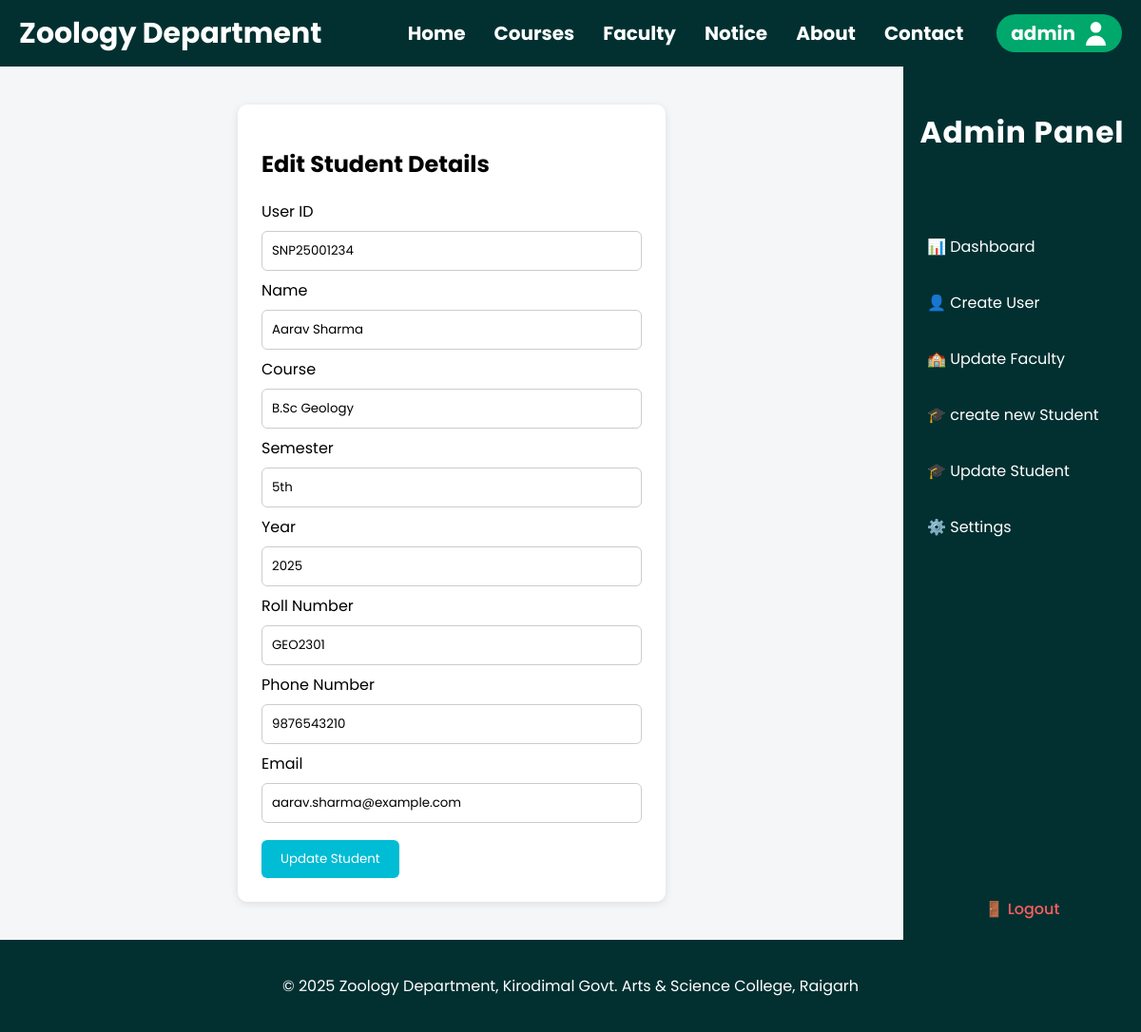
Screenshot of /edit_student.php?id=1 (signed in) with the database file from the repository.
### tables this page shows
CREATE TABLE IF NOT EXISTS `students` (
  `id` int NOT NULL AUTO_INCREMENT,
  `user_id` varchar(50) NOT NULL,
  `name` varchar(100) NOT NULL,
  `course` varchar(100) NOT NULL,
  `semester` varchar(20) NOT NULL,
  `year` varchar(10) NOT NULL,
  `roll_number` varchar(50) NOT NULL,
  `phone_number` varchar(15) DEFAULT NULL,
  `email` varchar(100) DEFAULT NULL,
  PRIMARY KEY (`id`),
  UNIQUE KEY `user_id` (`user_id`)
);

### edit_student.php (the view, shortened to what this page needs)
<?php
include 'database/database.php';
include 'header.php';
$id = $_GET['id'];
$stmt = $conn->prepare("SELECT * FROM students WHERE id = ?");
$stmt->bind_param("i", $id);
$stmt->execute();
$result = $stmt->get_result();
$student = $result->fetch_assoc();
?>
<!DOCTYPE html>
<html lang="en">
<head>
<link rel="stylesheet" href="addstudent.css">
</head>
<body>
<div class="dashboard-container">
<div class="edit-container">
    <h2>Edit Student Details</h2>
    <form action="" method="post">
        <label>User ID</label>
        <input type="text" name="user_id" value="<?php echo htmlspecialchars($student['user_id']); ?>" required>
        <label>Name</label>
        <input type="text" name="name" value="<?php echo htmlspecialchars($student['name']); ?>" required>
        <label>Course</label>
        <input type="text" name="course" value="<?php echo htmlspecialchars($student['course']); ?>" required>
        <label>Semester</label>
        <input type="text" name="semester" value="<?php echo htmlspecialchars($student['semester']); ?>" required>
        <label>Year</label>
        <input type="text" name="year" value="<?php echo htmlspecialchars($student['year']); ?>" required>
        <label>Roll Number</label>
        <input type="text" name="roll_number" value="<?php echo htmlspecialchars($student['roll_number']); ?>" required>
        <label>Phone Number</label>
        <input type="text" name="phone_number" value="<?php echo htmlspecialchars($student['phone_number']); ?>">
        <label>Email</label>
        <input type="email" name="email" value="<?php echo htmlspecialchars($student['email']); ?>">
        <input type="submit" name="update" value="Update Student">
    </form>
</div>
<aside class="sidebar">
        <div class="sidebar-header">
            <h2>Admin Panel</h2>
        </div>
        <ul class="menu">
                        <li><a href="admin_dashboard.php">📊 Dashboard</a></li>
            <li><a href="create_user.php">👤 Create User</a></li>
            <li><a href="update_faculty.php">🏫 Update Faculty</a></li>
            <li><a href="add_student.php">🎓 create new Student</a></li>
            <li><a href="update_student.php">🎓 Update Student</a></li>
            <li><a href="settings.php">⚙️ Settings</a></li>
        </ul>
        <div class="logout">
            <a href="logout.php">🚪 Logout</a>
        </div>
    </aside>
</div>
<?php include 'footer.php'; ?>
</body>
</html>

### style.css (style rules this page uses)
html, body { margin: 0; padding: 0; height: 100%; display: flex; flex-direction: column; font-family: 'Poppins', sans-serif; }

### addstudent.css (style rules this page uses)
* { box-sizing: border-box; font-family: 'Poppins', sans-serif; }
body { display: flex; background-color: #f4f6f8; min-height: 100vh; }
.dashboard-container { display: flex; width: 100%; }
.sidebar { width: 250px; background-color: #023031; color: #fff; display: flex; flex-direction: column; justify-content: space-between; padding: 20px 0; }
.sidebar-header { text-align: center; font-size: 1.3rem; font-weight: 600; margin-bottom: 20px; letter-spacing: 1px; }
.menu { list-style: none; padding: 0; }
.menu li { margin: 10px 0; }
.menu a { text-decoration: none; color: #ffffff; padding: 12px 25px; display: block; transition: 0.3s; }
.logout { text-align: center; margin-top: auto; }
.logout a { color: #ff5e5e; text-decoration: none; font-weight: 500; }

### edit_student.php (style rules this page uses)
.edit-container { background: #fff; padding: 25px; border-radius: 10px; width: 450px; margin: 40px auto; box-shadow: 0 2px 8px rgba(0,0,0,0.1); }
input[type=text], input[type=number], input[type=email] { width: 100%; padding: 10px; margin: 8px 0; border: 1px solid #ccc; border-radius: 6px; }
input[type=submit] { background: #00bcd4; color: white; padding: 10px 20px; border: none; border-radius: 6px; cursor: pointer; margin-top: 10px; }

### rows the page displays
students: user_id "SNP25001234", name "Aarav Sharma", course "B.Sc Geology", semester "5th", year "2025", roll_number "GEO2301", phone_number "9876543210", email "aarav.sharma@example.com"

### other values shown
$adminUsername "admin"
